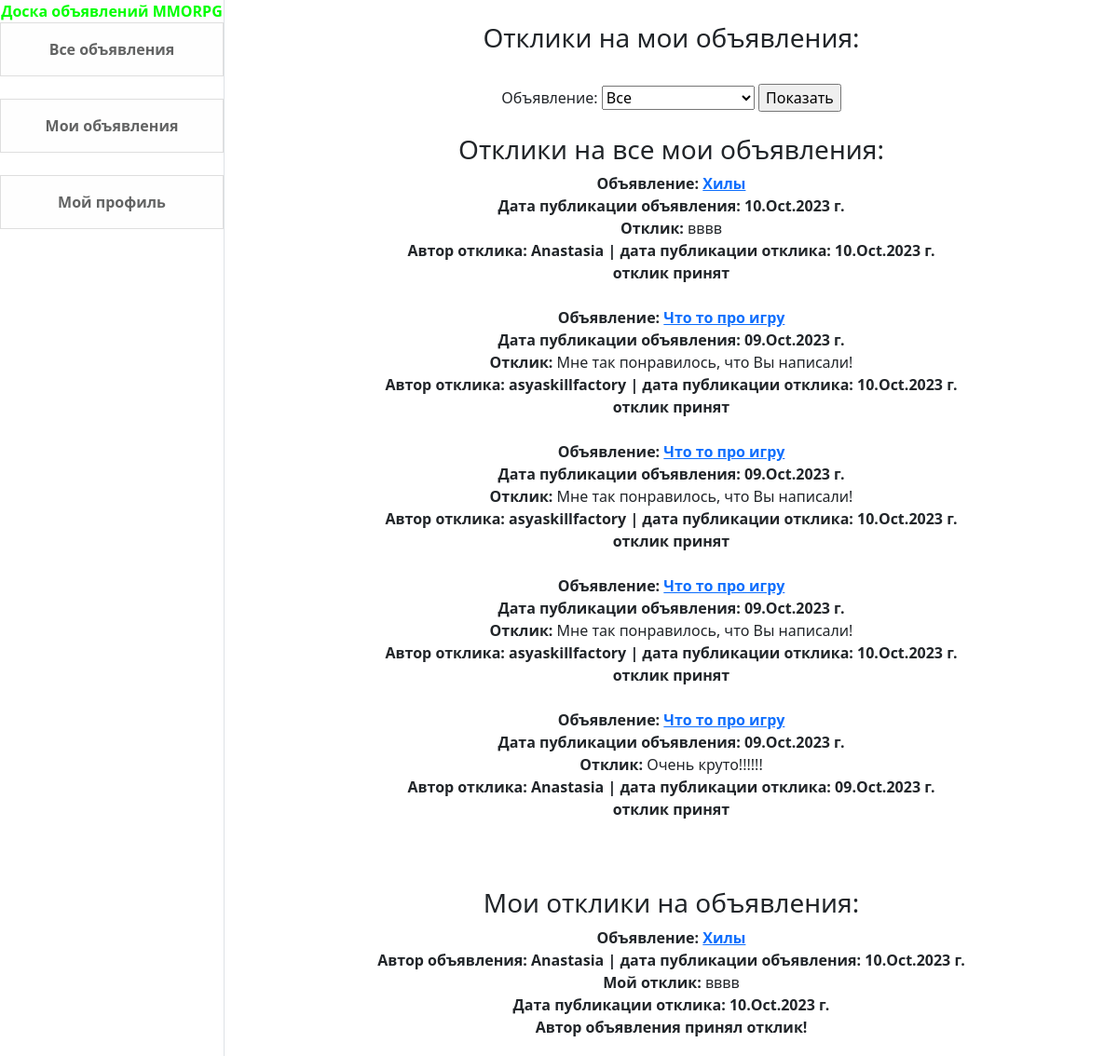
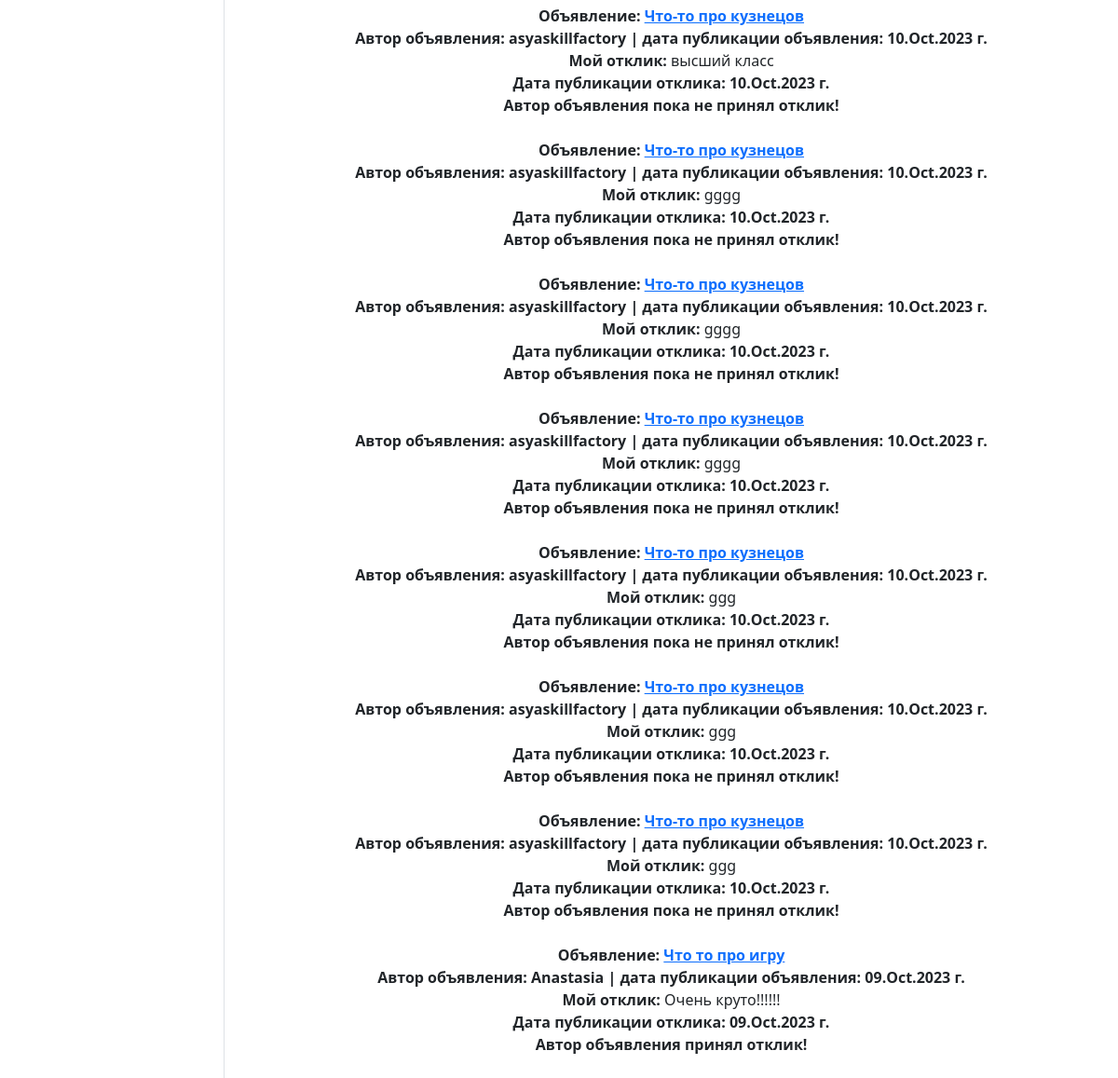
/responses/ (signed in), run on the app's committed database (2 pictures, top to bottom).
### Composition/models.py (models this page shows, shortened)
class Response(models.Model):
    author = models.ForeignKey(User, on_delete=models.CASCADE)
    advert = models.ForeignKey(Advert, on_delete=models.CASCADE)
    text = models.TextField(verbose_name='Текст')
    status = models.BooleanField(default=False)
    createDate = models.DateTimeField(auto_now_add=True)

class Advert(models.Model):
    author = models.ForeignKey(User, on_delete=models.CASCADE)
    CATEGORY = (
        ('tanks', 'Танки'),
        ('healers', 'Хилы'),
        ('dd', 'ДД'),
        ('traders', 'Торговцы'),
        ('gild_masters', 'Гилдмастеры'),
        ('quest_givers', 'Квестгиверы'),
        ('blacksmiths', 'Кузнецы'),
        ('tanners', 'Кожевники'),
        ('potion_makers', 'Зельевары'),
        ('spell_masters', 'Мастера заклинаний'))
    category = models.CharField(max_length=16, choices=CATEGORY, verbose_name='Категория', default='tanks')
    createDate = models.DateTimeField(auto_now_add=True)
    title = models.CharField(max_length=128, verbose_name='Название')
    text = models.TextField()
    upload = models.FileField(upload_to='uploads/', null=True, blank=True)

### Composition/views.py (the view, shortened to what this page needs)
# urls.py: path('responses/', Responses.as_view(), name='responses'),
class Responses(LoginRequiredMixin, ListView):
    model = Response
    template_name = 'responses.html'
    context_object_name = 'responses'
    def get_context_data(self, **kwargs):
        context = super(Responses, self).get_context_data(**kwargs)
        global title
        if self.kwargs.get('pk') and Advert.objects.filter(id=self.kwargs.get('pk')).exists():
            title = str(Advert.objects.get(id=self.kwargs.get('pk')).title)
            print(title)
        context['form'] = ResponsesFilterForm(self.request.user, initial={'title': title})
        context['title'] = title
        if title:
            advert_id = Advert.objects.get(title=title)
            context['filter_responses'] = list(Response.objects.filter(advert_id=advert_id).order_by('-createDate'))
            context['response_advert_id'] = advert_id.id
        else:
            context['filter_responses'] = list(
                Response.objects.filter(advert_id__author_id=self.request.user).order_by('-createDate')
            )
        context['myresponses'] = list(Response.objects.filter(author_id=self.request.user).order_by('-createDate'))
        return context

### Composition/forms.py
class ResponsesFilterForm(forms.Form):
    def __init__(self, user, *args, **kwargs):
        super(ResponsesFilterForm, self).__init__(*args, **kwargs)
        self.fields['title'] = forms.ModelChoiceField(
            label='Объявление',
            queryset=Advert.objects.filter(author_id=user.id).order_by('-createDate').values_list('title', flat=True),
            empty_label="Все",
            required=False
        )

### templates/responses.html (shortened to what this page needs)
{% extends 'flatpages/default.html' %}
{% block content %}
    <br>
    <h3>Отклики на мои объявления:</h3><br>
	<form method="GET">
        {{ form }}
		<input type="submit" value="Показать">
	</form><br>
    {% if title %}
        <h3>Oтклики на мое объявление</h3>
        <a href="/advert/{{ response_advert_id }}"><b>{{ title }}:</b></a><br>
        {% if filter_responses %}
            {% for response in filter_responses %}
                <a><b>Отклик: </b></a>{{ response.text }}<br>
                <span><b>Автор отклика: {{ response.author.username }} |
                    дата создания отклика: {{ response.createDate|date:'d.M.Y' }} г.</b></span><br>
                {% if response.status == False %}
                    <a href="/response/accept/{{ response.id }}"><b>принять</b></a>
                    <a>&nbsp;&nbsp;&nbsp;</a>
                    <a href="/response/delete/{{ response.id }}"><b>удалить</b></a>
                {% else %}
                    <a><b>отклик принят</b></a>
                {% endif %}
                <br><br>
            {% endfor %}
        {% else %}
            <br>
            <h5>Откликов нет!</h5>
        {% endif %}
    {% else %}
        <h3>Oтклики на все мои объявления:</h3>
        {% if filter_responses %}
            {% for response in filter_responses %}
                <a><b>Объявление:</b></a>
                <a href="/advert/{{ response.advert_id }}" ><b>{{ response.advert.title }}</b></a><br>
                <span><b>Дата публикации объявления: {{ response.advert.createDate|date:'d.M.Y' }} г.</b>
                </span><br>
                <a><b>Отклик: </b></a>{{ response.text }}<br>
                <span><b>Автор отклика: {{ response.author.username }} |
                    дата публикации отклика: {{ response.createDate|date:'d.M.Y' }} г.</b></span><br>
                {% if response.status == False %}
                    <a href="/response/accept/{{ response.id }}"><b>принять</b></a>
                    <a>&nbsp;&nbsp;&nbsp;</a>
                    <a href="/response/delete/{{ response.id }}"><b>удалить</b></a>
                {% else %}
                    <a><b>отклик принят</b></a>
                {% endif %}
                <br><br>
            {% endfor %}
        {% else %}
            <h5>Откликов нет!</h5>
        {% endif %}
    {% endif %}
    <br><br>
    <h3>Мои отклики на объявления:</h3>
    {% if myresponses %}
        {% for response in myresponses %}
            <a><b>Объявление:</b></a>
            <a href="/advert/{{ response.advert.id }}"><b>{{ response.advert.title }}</b></a><br>
            <span><b>Автор объявления:  {{ response.advert.author.username }} |
                дата публикации объявления: {{ response.advert.createDate|date:'d.M.Y' }} г.</b></span><br>
            <a><b>Мой отклик:</b></a>
            {{ response.text }}<br>
            <span><b>Дата публикации отклика: {{ response.createDate|date:'d.M.Y' }} г.</b></span><br>
            {% if response.status == True %}
                <a><b>Автор объявления принял отклик!</b></a>
            {% else %}
                <a><b>Автор объявления пока не принял отклик!</b></a>
            {% endif %}
        <br><br>
        {% endfor %}
    {% else %}
        <h5>Откликов нет!</h5>
    {% endif %}
{% endblock content %}

### data on the page
Response: advert "Хилы", advert.createDate "10.Oct.2023", text "вввв", author.username "Anastasia", createDate "10.Oct.2023", status "отклик принят", advert.author.username "Anastasia"
Response: advert "Что то про игру", advert.createDate "09.Oct.2023", text "Мне так понравилось, что Вы написали!", author.username "asyaskillfactory", createDate "10.Oct.2023", status "отклик принят"
Response: advert "Что то про игру", advert.createDate "09.Oct.2023", text "Мне так понравилось, что Вы написали!", author.username "asyaskillfactory", createDate "10.Oct.2023", status "отклик принят"
Response: advert "Что то про игру", advert.createDate "09.Oct.2023", text "Мне так понравилось, что Вы написали!", author.username "asyaskillfactory", createDate "10.Oct.2023", status "отклик принят"
Response: advert "Что то про игру", advert.createDate "09.Oct.2023", text "Очень круто!!!!!!", author.username "Anastasia", createDate "09.Oct.2023", status "отклик принят", advert.author.username "Anastasia"
Response: advert "Что-то про кузнецов", advert.author.username "asyaskillfactory", advert.createDate "10.Oct.2023", text "высший класс", createDate "10.Oct.2023", status "Автор объявления пока не принял отклик!"
Response: advert "Что-то про кузнецов", advert.author.username "asyaskillfactory", advert.createDate "10.Oct.2023", text "gggg", createDate "10.Oct.2023", status "Автор объявления пока не принял отклик!"
Response: advert "Что-то про кузнецов", advert.author.username "asyaskillfactory", advert.createDate "10.Oct.2023", text "gggg", createDate "10.Oct.2023", status "Автор объявления пока не принял отклик!"
Response: advert "Что-то про кузнецов", advert.author.username "asyaskillfactory", advert.createDate "10.Oct.2023", text "gggg", createDate "10.Oct.2023", status "Автор объявления пока не принял отклик!"
Response: advert "Что-то про кузнецов", advert.author.username "asyaskillfactory", advert.createDate "10.Oct.2023", text "ggg", createDate "10.Oct.2023", status "Автор объявления пока не принял отклик!"
Response: advert "Что-то про кузнецов", advert.author.username "asyaskillfactory", advert.createDate "10.Oct.2023", text "ggg", createDate "10.Oct.2023", status "Автор объявления пока не принял отклик!"
Response: advert "Что-то про кузнецов", advert.author.username "asyaskillfactory", advert.createDate "10.Oct.2023", text "ggg", createDate "10.Oct.2023", status "Автор объявления пока не принял отклик!"
